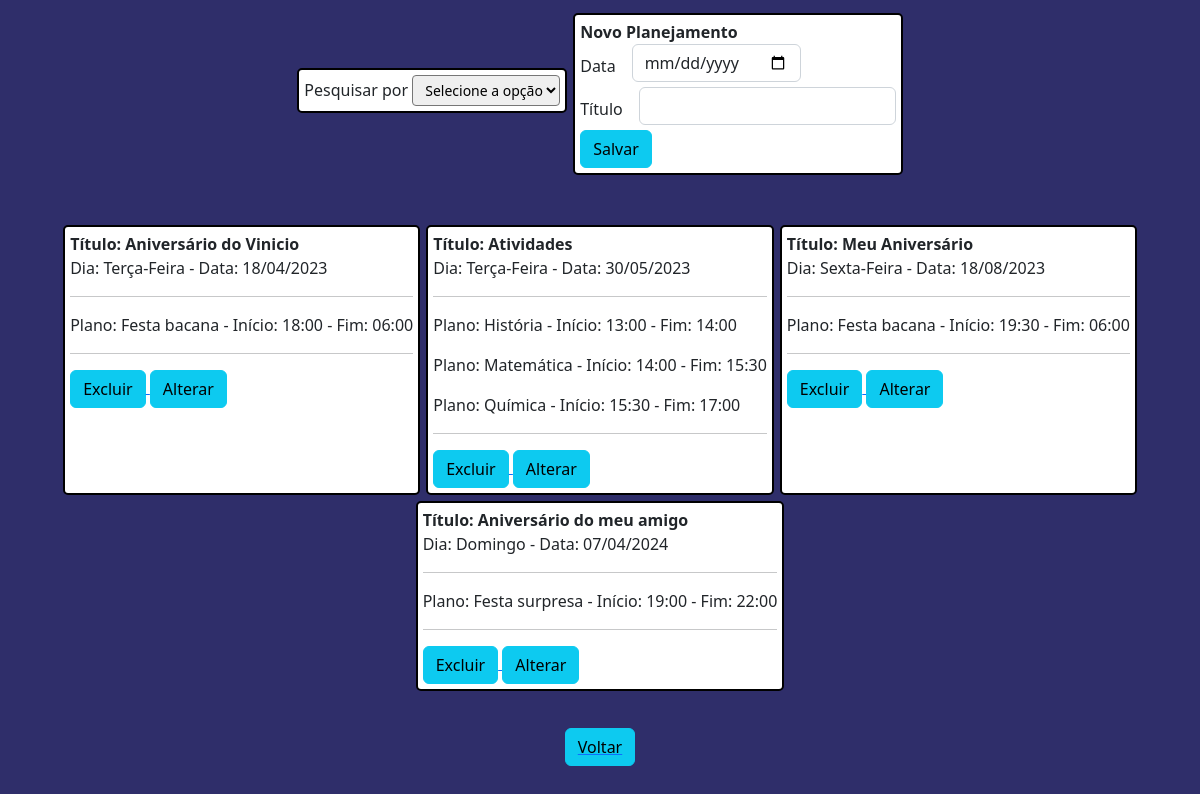
/Planejamentos.php (signed in), run on the app's committed database.
### tables this page shows
CREATE TABLE `new_plan` (
  `id` int(4) NOT NULL,
  `data` date NOT NULL,
  `titulo` varchar(30) NOT NULL,
  `id_plan` int(3) NOT NULL
);

CREATE TABLE `planejamentos` (
  `id` int(4) NOT NULL,
  `planejamento` varchar(20) NOT NULL,
  `hora_de` time NOT NULL,
  `hora_ate` time NOT NULL,
  `id_plan` int(3) NOT NULL,
  `id_titulo` int(3) NOT NULL
);

### Crud.php (called while the page is built, shortened)
<?php
class Crud{
    private $connect;
    function __construct($conn)
    {
        $this->connect = $conn;
    }
    public function getAllPlanTitle($id){
        $sql = $this->connect->prepare("SELECT * FROM new_plan WHERE id_plan=$id ORDER BY data ASC");
        $sql->execute();
        return $sql->fetchAll();
    }
    public function getAllPlan($id_tit){
        $sql = $this->connect->prepare("SELECT * FROM planejamentos WHERE id_titulo = $id_tit ORDER BY hora_de ASC");
        $sql->execute();
        return $sql->fetchAll();
    }
}

### Planejamentos.php (the view, shortened to what this page needs)
<?php
$id = $_SESSION['id'];
$diasemana = array('Domingo', 'Segunda-Feira', 'Terça-Feira', 'Quarta-Feira', 'Quinta-Feira', 'Sexta-Feira', 'Sábado');
include_once('Connect.php');
include_once('Crud.php');
$obj = new Crud($conn);
$plantitle = $obj->getAllPlanTitle($id);
?>
<!DOCTYPE html>
<html lang="PT-BR">
<head>
    <link rel='stylesheet' type='text/css' href='Bootstrap/css/estilo.css'>
    <link rel='stylesheet' type='text/css' href='Bootstrap/css/bootstrap.min.css'>
</head>
<body class="roxo">
    <div class="container">
    <div class="meio">
    <form action="ReadPlan.php" method="POST">
    <div class="branco espace">
    <span>Pesquisar por</span>
    <select id="Search" class="form-select-sm" aria-label="Default select example" name="pesquisa" onchange="mudar()">
        <option id="suma">Selecione a opção</option>
    </select>
        </div>
    </form>
    </div>
    <br>
    <div class="branco espace">
    <b>Novo Planejamento</b>
	<br><form action="InsertTPlan.php" method="post">
    <div class="row g-3 align-items-center">
    <div class="col-auto">
        <label for="inputPassword6" class="col-form-label">Data</label>
    </div>
    <div class="col-auto baixa">
        <input type="date" id="data" name="data" class="form-control">
    </div>
    </div>
    <div class="row g-3 align-items-center">
    <div class="col-auto">
        <label for="inputPassword6" class="col-form-label">Título</label>
    </div>
    <div class="col-auto baixa">
        <input type="text" id="titulo" name="titulo" class="form-control">
    </div>
    </div>
    <input type="submit" value="Salvar" class="btn btn-info">
    </div>
    </div>
    <br>
    <div class="container">
    <?php
    foreach ($plantitle as $key) {
    $id_tit = $key['id'];
    $plan = $obj->getAllPlan($id_tit);
    $diasemana_numero = date('w', strtotime($key['data']));
    echo "<div class='branco espace'> <b>Título: ".$key["titulo"]."</b> <br> Dia: ".$diasemana[$diasemana_numero]." - Data: ".date('d/m/Y',strtotime($key['data']))."<hr>";
    foreach ($plan as $line) {
        echo "<p>Plano: ".$line["planejamento"]." - Início: ".date('H:i',strtotime($line["hora_de"]))." - Fim: ".date('H:i',strtotime($line["hora_ate"]))."</p>";
    }
    echo '<hr><a href="DeleteP.php?id='.$key["id"].'"><button type="button" class="btn btn-info">Excluir</button> </a>';
    echo '<a href="FormUpPlan.php?id='.$key["id"].'"><button type="button" class="btn btn-info">Alterar</button></a>';
    echo "</div><br>";
    }
    ?>
    </div>
    <br>
<a href="ProtectedPage.php" class="centro"><button type="button" class="btn btn-info">Voltar</button></a>
</body>
</html>

### Planejamentos.php (style rules this page uses)
.roxo { background: #2f2e6a; }
.branco { background: white; border-radius: 5px; width: fit-content; border: solid 2px black; }
.baixa { padding-bottom: 5px; }
.centro { display: flex; flex-direction: row; justify-content: center; }
.espace { padding: 5px; margin: 3px; }
.container { display: flex; flex-wrap: wrap; flex-direction: row; justify-content: center; margin-top: 10px; margin-bottom: 10px; }
.meio { margin-top: 55px; }

### data on the page
new_plan: titulo "Aniversário do Vinicio", data "Terça-Feira", data "18/04/2023"
planejamentos: planejamento "Festa bacana", hora_de "18:00", hora_ate "06:00"
new_plan: titulo "Atividades", data "Terça-Feira", data "30/05/2023"
planejamentos: planejamento "História", hora_de "13:00", hora_ate "14:00"
planejamentos: planejamento "Matemática", hora_de "14:00", hora_ate "15:30"
planejamentos: planejamento "Química", hora_de "15:30", hora_ate "17:00"
new_plan: titulo "Meu Aniversário", data "Sexta-Feira", data "18/08/2023"
planejamentos: planejamento "Festa bacana", hora_de "19:30", hora_ate "06:00"
new_plan: titulo "Aniversário do meu amigo", data "Domingo", data "07/04/2024"
planejamentos: planejamento "Festa surpresa", hora_de "19:00", hora_ate "22:00"
